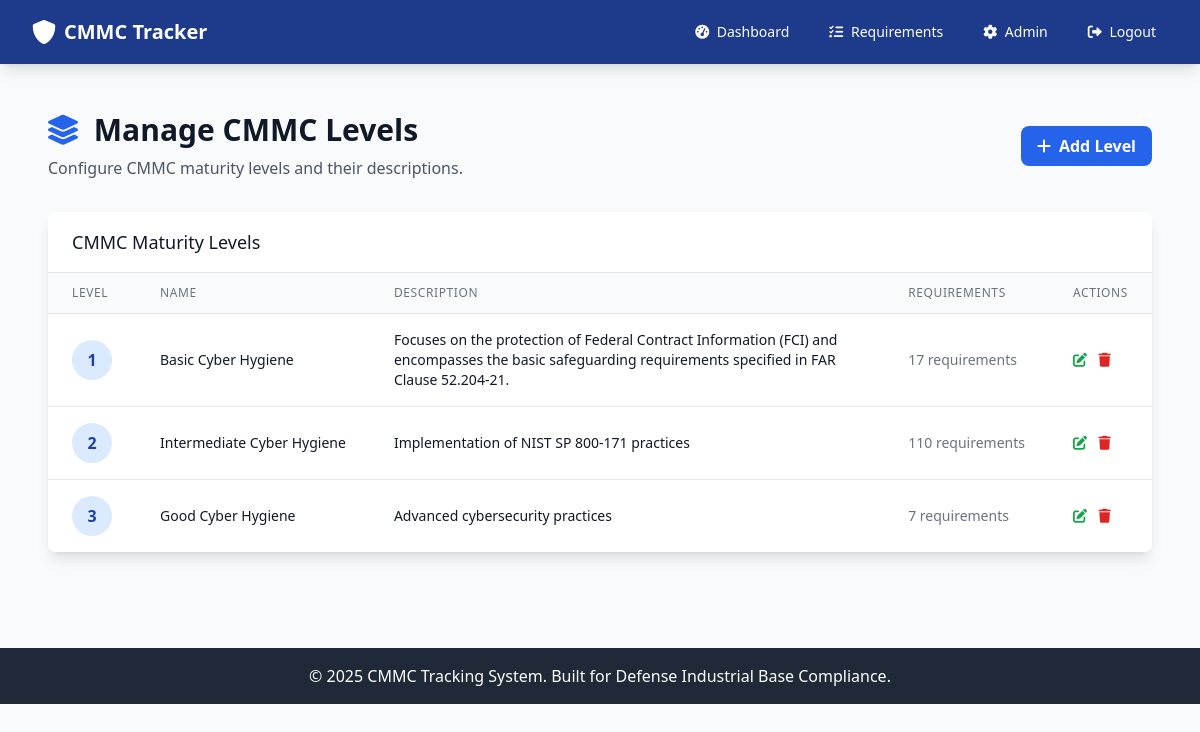
Page /admin/levels (signed in) on the committed database.
### app.py (models this page shows)
class CMMCLevel(db.Model):
    __tablename__ = 'cmmc_level'
    id = db.Column(db.Integer, primary_key=True)
    level_number = db.Column(db.Integer, unique=True, nullable=False)
    name = db.Column(db.String(100), nullable=False)
    description = db.Column(db.Text)
    created_at = db.Column(db.DateTime, default=datetime.utcnow)

### app.py (the view)
@app.route('/admin/levels')
@admin_required
def admin_levels():
    levels = CMMCLevel.query.all()
    return render_template('admin/levels.html', levels=levels)

### app.py (called while the page is built, shortened)
def admin_required(f):
    @wraps(f)
    def decorated_function(*args, **kwargs):
        if 'user_id' not in session:
            flash('Please log in to access this page.', 'warning')
            return redirect(url_for('login'))
        user = User.query.get(session['user_id'])
        if not user or user.role != 'admin':
            flash('Admin access required.', 'error')
            return redirect(url_for('dashboard'))
        return f(*args, **kwargs)
    return decorated_function

@app.before_request
def enforce_device_and_user_authorization():
    open_endpoints = {
        'index', 'login', 'register', 'logout', 'static', 'device_pending'
    }
    if request.endpoint in open_endpoints:
        return None
    if 'user_id' not in session:
        return None
    user = User.query.get(session['user_id'])
    if not user:
        session.clear()
        return redirect(url_for('login'))
    if not user.is_authorized:
        flash('Your account is awaiting authorization by an administrator.', 'warning')
        return redirect(url_for('index'))
    if user.role == 'admin':
        return None

### templates/admin/levels.html (shortened to what this page needs)
{% extends "base.html" %}
{% block content %}
<div class="px-4 py-6">
    <div class="flex justify-between items-center mb-8">
        <div>
            <h1 class="text-3xl font-bold text-gray-900 mb-2">
                <i class="fas fa-layer-group text-blue-600 mr-2"></i>
                Manage CMMC Levels
            </h1>
            <p class="text-gray-600">Configure CMMC maturity levels and their descriptions.</p>
        </div>
        <a href="{{ url_for('admin_add_level') }}" class="bg-blue-600 hover:bg-blue-700 text-white font-bold py-2 px-4 rounded-lg transition duration-200">
            <i class="fas fa-plus mr-2"></i>Add Level
        </a>
    </div>
    <div class="bg-white shadow-lg rounded-lg overflow-hidden">
        <div class="px-6 py-4 border-b border-gray-200">
            <h3 class="text-lg font-medium text-gray-900">CMMC Maturity Levels</h3>
        </div>
        {% if levels %}
        <div class="overflow-x-auto">
            <table class="min-w-full divide-y divide-gray-200">
                <thead class="bg-gray-50">
                    <tr>
                        <th class="px-6 py-3 text-left text-xs font-medium text-gray-500 uppercase tracking-wider">Level</th>
                        <th class="px-6 py-3 text-left text-xs font-medium text-gray-500 uppercase tracking-wider">Name</th>
                        <th class="px-6 py-3 text-left text-xs font-medium text-gray-500 uppercase tracking-wider">Description</th>
                        <th class="px-6 py-3 text-left text-xs font-medium text-gray-500 uppercase tracking-wider">Requirements</th>
                        <th class="px-6 py-3 text-left text-xs font-medium text-gray-500 uppercase tracking-wider">Actions</th>
                    </tr>
                </thead>
                <tbody class="bg-white divide-y divide-gray-200">
                    {% for level in levels %}
                    <tr class="hover:bg-gray-50">
                        <td class="px-6 py-4 whitespace-nowrap">
                            <span class="inline-flex items-center justify-center w-10 h-10 rounded-full bg-blue-100 text-blue-800 font-bold">
                                {{ level.level_number }}
                            </span>
                        </td>
                        <td class="px-6 py-4 whitespace-nowrap">
                            <div class="text-sm font-medium text-gray-900">{{ level.name }}</div>
                        </td>
                        <td class="px-6 py-4">
                            <div class="text-sm text-gray-900">{{ level.description or 'No description provided' }}</div>
                        </td>
                        <td class="px-6 py-4 whitespace-nowrap text-sm text-gray-500">
                            {{ level.requirements|length }} requirements
                        </td>
                        <td class="px-6 py-4 whitespace-nowrap text-sm font-medium space-x-2">
                            <button onclick="editLevel({{ level.id }})" class="text-green-600 hover:text-green-900">
                                <i class="fas fa-edit"></i>
                            </button>
                            <button onclick="deleteLevel({{ level.id }}, {{ level.level_number }})" class="text-red-600 hover:text-red-900">
                                <i class="fas fa-trash"></i>
                            </button>
                        </td>
                    </tr>
                    {% endfor %}
                </tbody>
            </table>
        </div>
        {% endif %}
    </div>
</div>
{% endblock %}

### rows in the picture
CMMCLevel: level_number "1", name "Basic Cyber Hygiene", description "Focuses on the protection of Federal Contract Information (FCI) and encompasses the basic safeguarding requirements specified in FAR Clause 52.204-21.", requirements|length "17"
CMMCLevel: level_number "2", name "Intermediate Cyber Hygiene", description "Implementation of NIST SP 800-171 practices", requirements|length "110"
CMMCLevel: level_number "3", name "Good Cyber Hygiene", description "Advanced cybersecurity practices", requirements|length "7"
